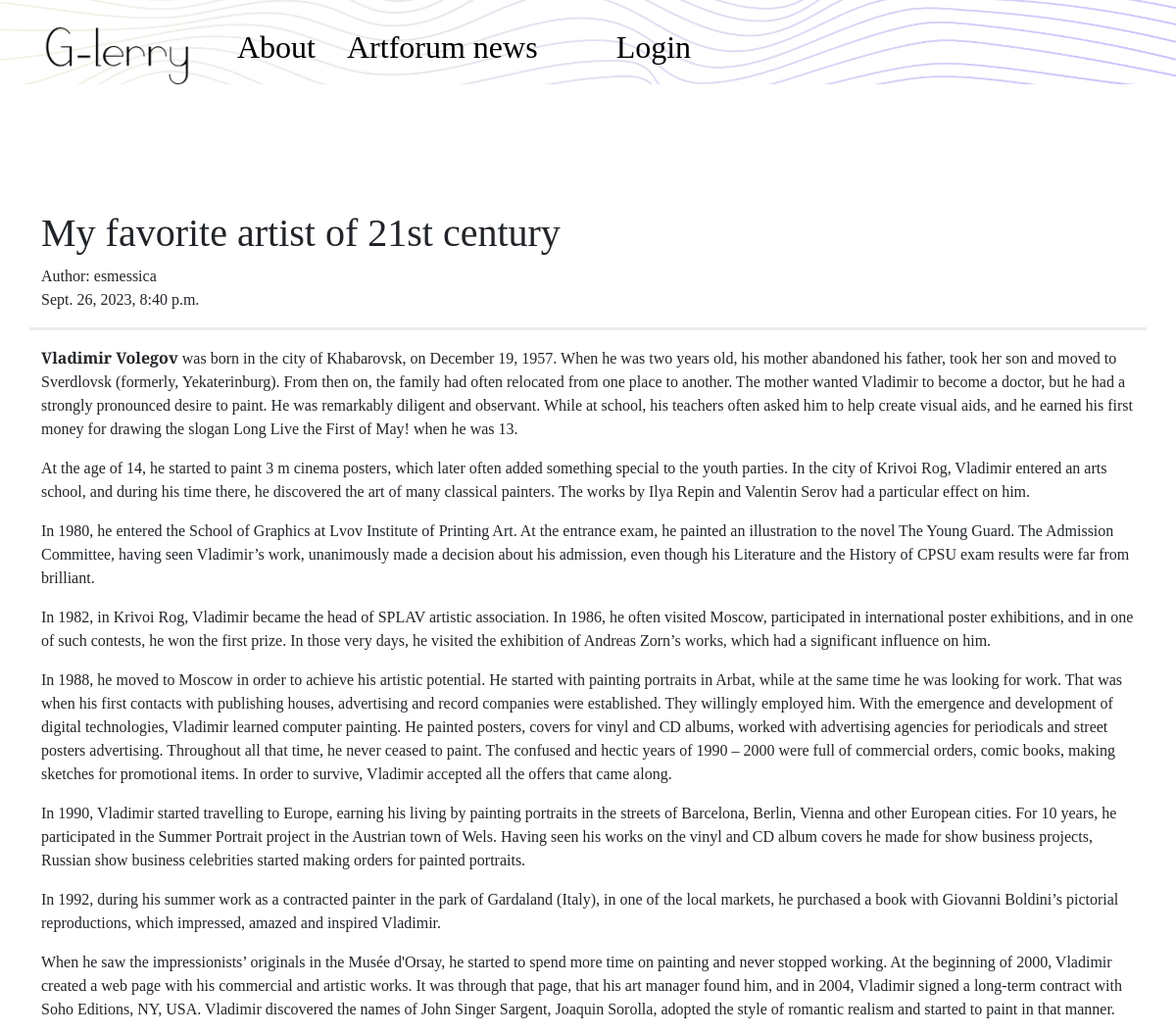
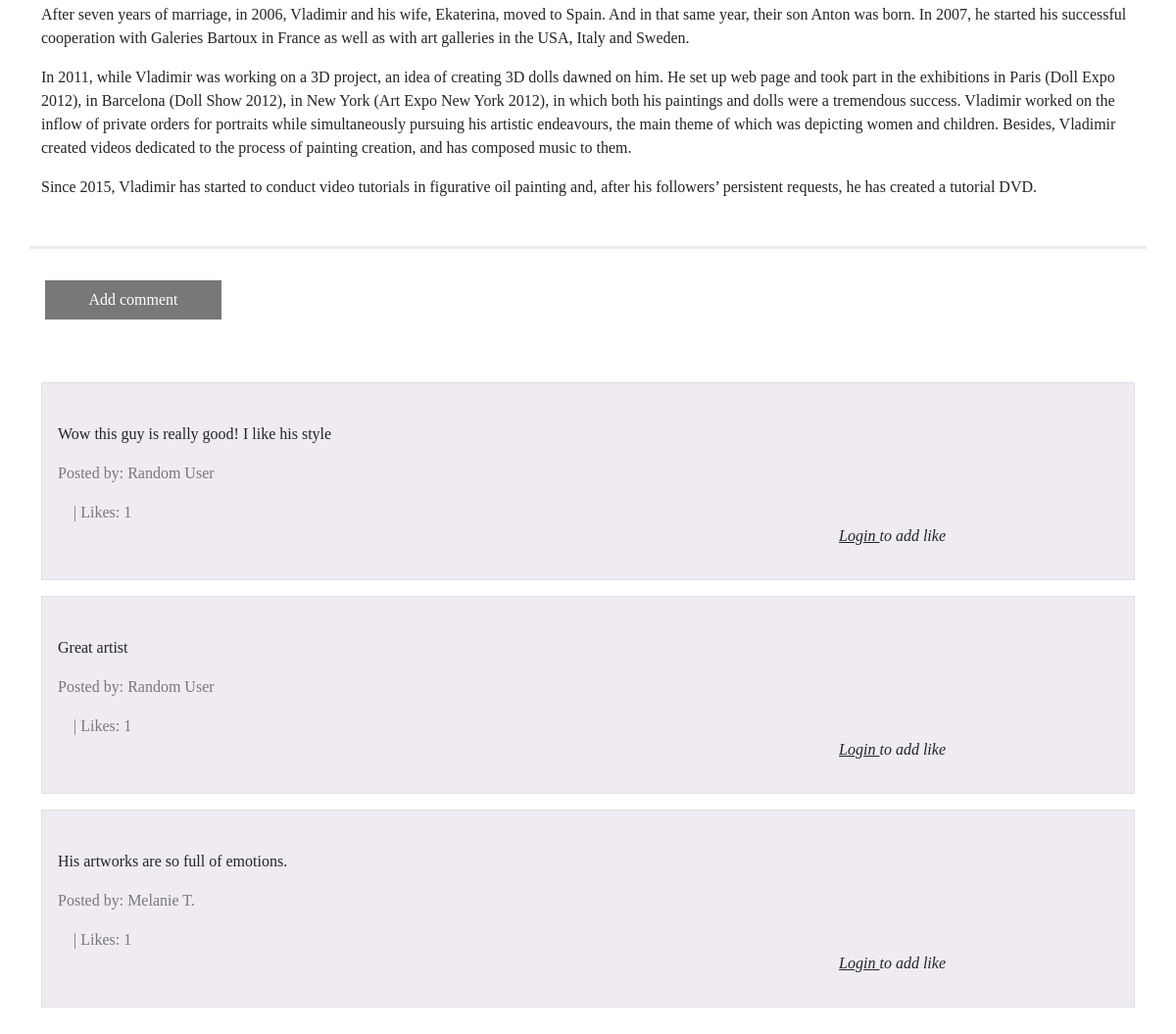
The app's page /post/4 with its own data (2 pictures, top to bottom).
### blog/models.py (models this page shows, shortened)
class Post(models.Model):
    author = models.ForeignKey('auth.User', on_delete=models.CASCADE)
    title = models.CharField(max_length=200)
    text = RichTextField(blank=True, null=True)
    create_date = models.DateTimeField(default=timezone.now)
    published_date = models.DateTimeField(blank=True, null=True)
    """
        The primary key patches to self.pk, after i create post, and i hit publication,
        go to post detail of the primary key of post i just created

    """

class Comments(models.Model):
    post = models.ForeignKey('blog.Post', related_name='comments', on_delete=models.CASCADE)
    author = models.CharField(max_length=100)
    text = models.TextField()
    create_date = models.DateTimeField(default=timezone.now())
    approved_comment = models.BooleanField(default=False)
    likes = models.ManyToManyField(User, related_name='liked_comment', blank=True, null=True)
    """
        After post comment, go back to list of all posts,
        comment has to be approved before being there
    """

### blog/views.py (the view)
# urls.py: path('post/<int:pk>', views.PostDetailView.as_view(), name='post_detail'),
class PostDetailView(DetailView):
    model = Post
    template_name = 'blog/post_detail.html'

### blog/templates/blog/post_detail.html (shortened to what this page needs)
{% extends "blog/base.html" %}
{% load static %}
{% block content %}
    <h1 class="post-title"> {{ post.title }} </h1>
        {% if post.published_date %}
        <div class="date postdate">
            Author: {{ post.author }}
            <br>
            {{post.published_date}}
        </div>
        {% else %}
        <a class="btn btn-secondary" href="{% url 'post_publish' pk=post.pk %}">Publish</a>
        {% endif %}
    <p class="post-content">
        {{ post.text|safe|linebreaksbr }}
    </p>
        <div class="button-container">
            <a href="{% url 'add_comment_to_post' pk=post.pk %}" class="button-post addcmntbtn">Add comment</a>
        </div>
    <div class="container comment-section">
        {% for comment in post.comments.all %}
            <div class="comment-one">
                <br>
                <p>{{ comment.text|safe|linebreaks }}</p>
                <p class="posted-by">Posted by: {{ comment.author }}</p>
                <span class="likes-text" id="likeCount_{{ comment.pk }}"> | Likes: {{ comment.likes.count }}</span>
                <div class="text-end note-right">
                    {% if user.is_authenticated %}
                        <button id="likeButton_{{ comment.pk }}" class="button-post likebtn" onclick="likeComment({{ comment.pk }}, {{ comment.is_liked_by_user|yesno:"true,false" }})">
                            <span id="likeButtonText_{{ comment.pk }}">
                                {% if comment.is_liked_by_user %}
                                    Unlike
                                {% else %}
                                    Like
                                {% endif %}
                            </span>
                        </button>
                    {% else %}
                        <p class="text-end note-right"><em> <a class="text-reset" href="{% url 'login' %}"> Login </a>to add like </em> </p>
                    {% endif %}
                </div>
            </div>
        {% endfor %}
    </div>
{% endblock %}

### blog/static/css/blog.css (style rules this page uses)
* { font-family: 'Playfair Display', serif; }
.comment-one { border: 1px solid #dee0e7; margin: 1rem 0; background-color: #f0ebf2; padding: 0 1rem 1rem 1rem; }
.post-content { margin: 1rem 0; border-top: 3px solid #ebebeb; }
.likes-text { margin: 2rem 0 0 1rem; color: #787878; }
.posted-by { color: #787878; }
.note-right { margin-right: 5.5rem; }
.button-container { display: flex; justify-content: space-between; border-top: 3px solid #ebebeb; margin: 1rem 0; padding: 1rem 0; }
.button-post { text-decoration: none; color: white; background: #787878; text-align: center; margin: 1rem 1rem; padding: 0.5rem; min-width: 15vw; transition: background-color 0.3s, box-shadow 0.3s; }

### records on screen
Post: title "My favorite artist of 21st century", author "esmessica", published_date "Sept. 26, 2023, 8:40 p.m.", text "Vladimir Volegov was born in the city of Khabarovsk, on December 19, 1957. When he was two years old, his mother abandoned his father, took her son and moved to Sverdlovsk (formerly, Yekaterinburg). From then on, the family had often relocated from one place to another. The mother wanted Vladimir to become a doctor, but he had a strongly pronounced desire to paint. He was remarkably diligent and observant. While at school, his teachers often asked him to help create visual aids, and he earned his first money for drawing the slogan Long Live the First of May! when he was 13. At the age of 14, he started to paint 3 m cinema posters, which later often added something special to the youth…"
Comments: text "Wow this guy is really good! I like his style", author "Random User", likes.count "1"
Comments: text "Great artist", author "Random User", likes.count "1"
Comments: text "His artworks are so full of emotions.", author "Melanie T.", likes.count "1"
